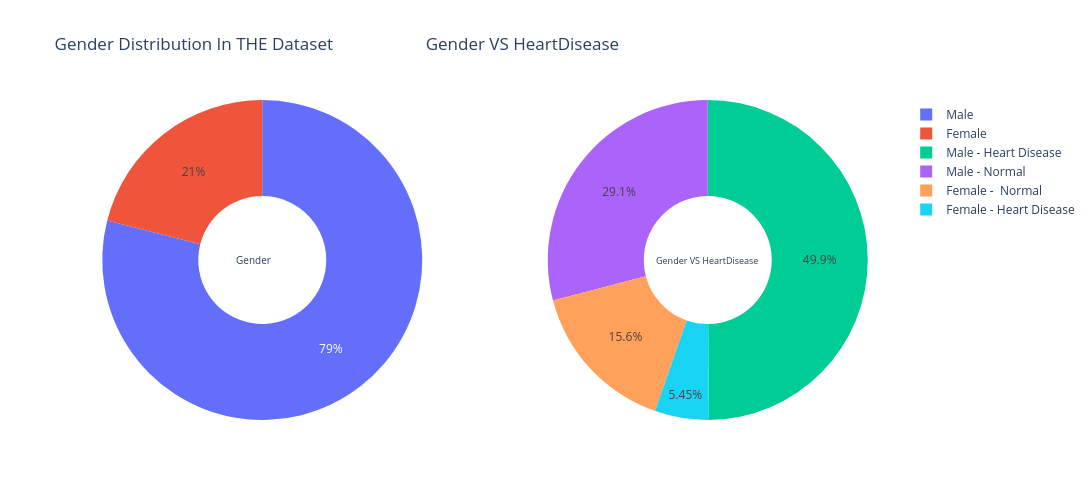

Notebook source saved alongside this figure:
### Code cell
# Distribution of AGE Vs HeartDisease
import plotly.graph_objects as go
from plotly.subplots import make_subplots

d1 = train[(train["HeartDisease"]==0) & (train["Sex"]==1)]
d2 = train[(train["HeartDisease"]==1) & (train["Sex"]==1)]
d3 = train[(train["HeartDisease"]==0) & (train["Sex"]==0)]
d4 = train[(train["HeartDisease"]==1) & (train["Sex"]==0)]

label1 = ["Male","Female"]
label2 = ['Male - Normal','Male - Heart Disease', "Female -  Normal", "Female - Heart Disease"]

values1 = [(len(d1)+len(d2)), (len(d3)+len(d4))]
values2 = [len(d1),len(d2),len(d3),len(d4)]

# Create subplots: use 'domain' type for Pie subplot
fig = make_subplots(rows=1, cols=2, specs=[[{'type':'domain'}, {'type':'domain'}]])
fig.add_trace(go.Pie(labels=label1, values=values1, name="GENDER"),
              1, 1)
fig.add_trace(go.Pie(labels=label2, values=values2, name="GENDER VS HeartDisease"),
              1, 2)

# Use `hole` to create a donut-like pie chart
fig.update_traces(hole=.4, hoverinfo="label+percent")

fig.update_layout(
    title_text="Gender Distribution In THE Dataset  \
                   Gender VS HeartDisease",
    # Add annotations in the center of the donut pies.
    annotations=[dict(text='Gender', x=0.19, y=0.5, font_size=10, showarrow=False),
                 dict(text='Gender VS HeartDisease', x=0.84, y=0.5, font_size=9, showarrow=False)],
    autosize=False,width=1200, height=500, paper_bgcolor="white")

fig.show()

### Figure 1 — Plotly figure (JSON) as saved in the notebook; plotly's stock layout.template omitted (floating-point values rounded to 4 significant figures)
{"data": [{"domain": {"x": [0, 0.45], "y": [0, 1]}, "hole": 0.4, "hoverinfo": "label+percent", "labels": ["Male", "Female"], "name": "GENDER", "type": "pie", "values": [725, 193]}, {"domain": {"x": [0.55, 1], "y": [0, 1]}, "hole": 0.4, "hoverinfo": "label+percent", "labels": ["Male - Normal", "Male - Heart Disease", "Female -  Normal", "Female - Heart Disease"], "name": "GENDER VS HeartDisease", "type": "pie", "values": [267, 458, 143, 50]}], "layout": {"annotations": [{"font": {"size": 10}, "showarrow": false, "text": "Gender", "x": 0.19, "y": 0.5}, {"font": {"size": 9}, "showarrow": false, "text": "Gender VS HeartDisease", "x": 0.84, "y": 0.5}], "autosize": false, "height": 500, "paper_bgcolor": "white", "title": {"text": "Gender Distribution In THE Dataset                     Gender VS HeartDisease"}, "width": 1200}}
